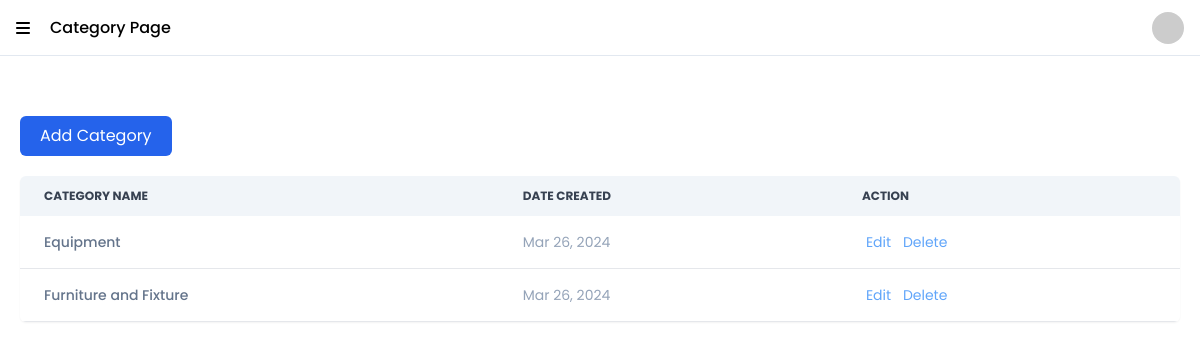
The page /pages/Category.php (signed in) on the database its author committed.
### tables this page shows
CREATE TABLE `tbl_category` (
  `category_id` int(11) NOT NULL,
  `category_name` varchar(255) NOT NULL,
  `category_date_created` datetime NOT NULL
);

### api/table_category.php (the view, shortened to what this page needs)
<?php
include "../database/connection.php";
$query = "SELECT * from tbl_category";
$result = mysqli_query($connection, $query);
if ($result) {
    if (mysqli_num_rows($result) > 0) {
        while ($row = mysqli_fetch_assoc($result)) {
            echo "<tr class='bg-white border-b'>
            <th scope='row' class='flex items-center gap-5 px-6 py-4 text-slate-500 font-medium whitespace-nowrap'>
                " . $row["category_name"] . "
            </th>
            <td class='px-6 py-4 text-slate-400'>" . date('M d, Y', strtotime($row["category_date_created"])) . "</td>
            <td class='px-6 py-4'>
                <button onclick='editCategory(" . $row["category_id"] . ")' class='text-blue-400 hover:underline mx-1'>Edit</button>
                <button onclick='deleteCategory(" . $row["category_id"] . ")' class='text-blue-400 hover:underline mx-1'>Delete</button>
            </td>
          </tr>";
        }
    } else {
        echo "<tr class='bg-white border-b'><td colspan='7' class='py-3 text-center text-slate-400'>No data</td></tr>";
    }
} else {
    echo "<tr><td colspan='3'>Error: " . mysqli_error($connection) . "</td></tr>";
}

### style/style.css (style rules this page uses)
* { padding: 0; margin: 0; border: 1px solid red; font-family: "Poppins", sans-serif; }

### rows shown on the page
tbl_category: category_name "Equipment", category_date_created "Mar 26, 2024"
tbl_category: category_name "Furniture and Fixture", category_date_created "Mar 26, 2024"

### other values the page prints
$name "Category Page"
